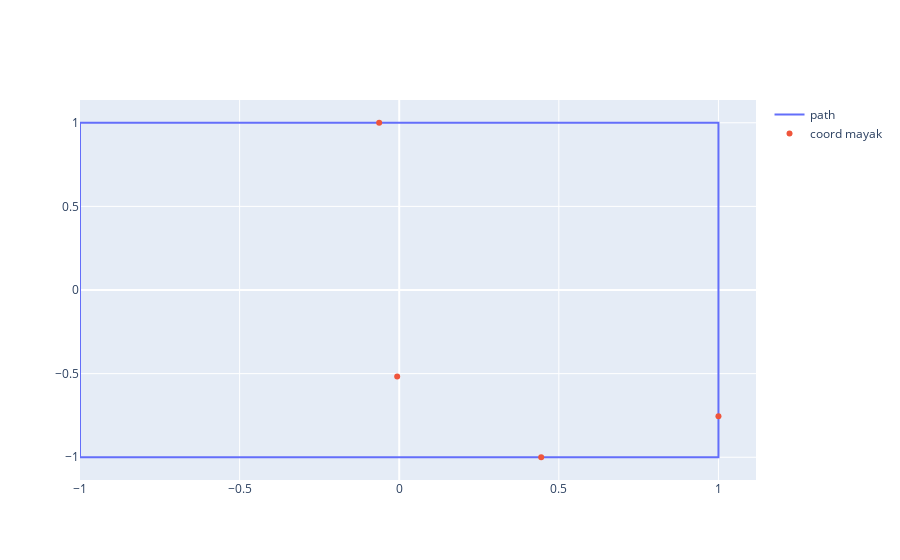

Here is the notebook cell this chart was saved with:
### Code cell
plotAnchors(botnn, roomScaler)

### Figure 1 — Plotly figure (JSON) as saved in the notebook; plotly's stock layout.template omitted (floating-point values rounded to 4 significant figures)
{"data": [{"mode": "lines", "name": "path", "type": "scatter", "x": [-1.0, 1.0, 1.0, -1.0, -1.0], "y": [-1.0, -1.0, 1.0, 1.0, -1.0]}, {"mode": "markers", "name": "coord mayak", "type": "scatter", "x": [1.0, 0.4447, -0.00633, -0.06287], "y": [-0.7548, -1.0, -0.5176, 1.0]}], "layout": {}}
